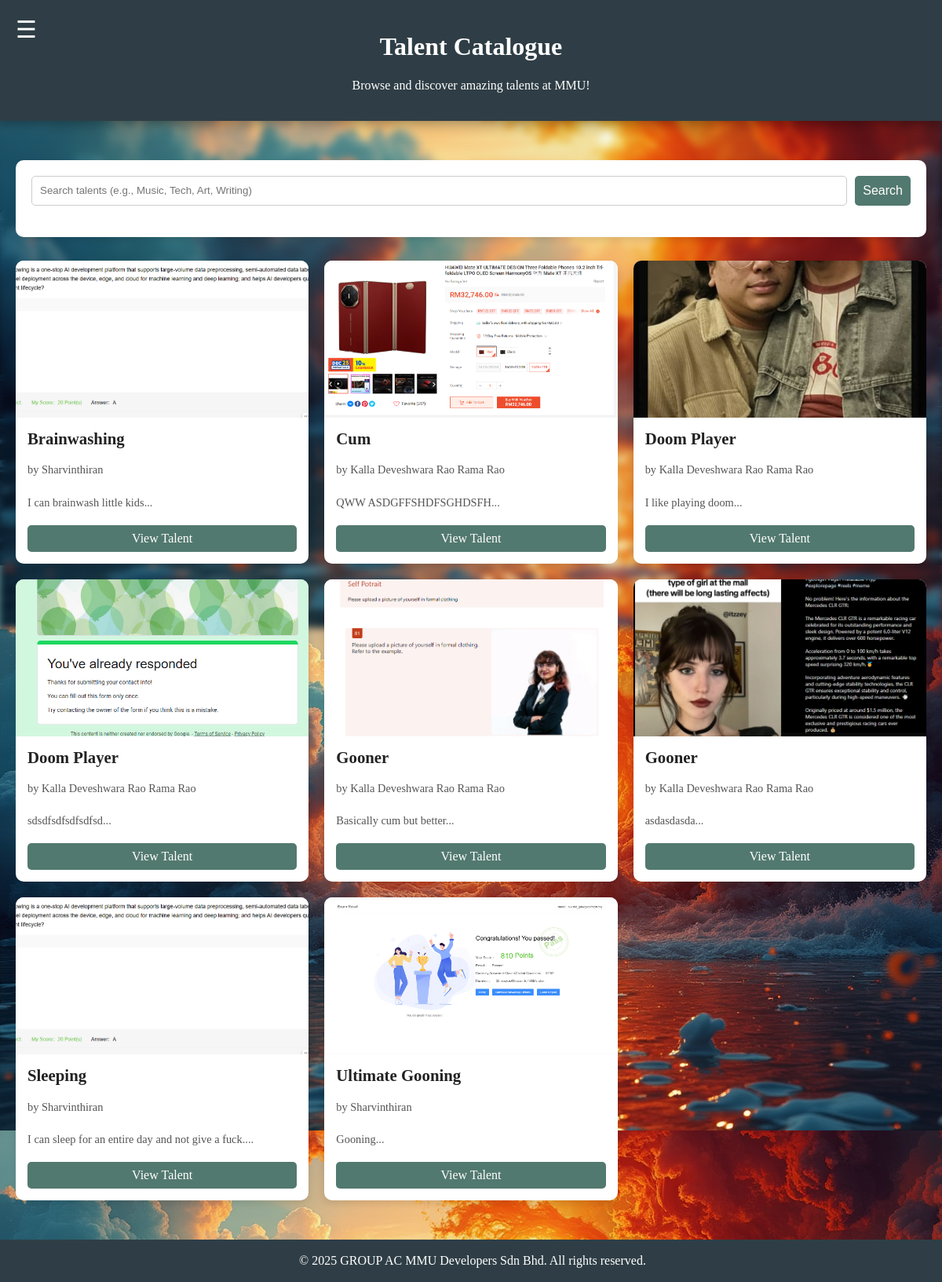
Page /talentCatalogue.php on the committed database.
### tables this page shows
CREATE TABLE `services` (
  `service_id` int(11) NOT NULL,
  `user_id` int(11) NOT NULL,
  `service_title` varchar(255) NOT NULL,
  `service_description` text DEFAULT NULL,
  `service_image` varchar(255) DEFAULT NULL,
  `service_price` decimal(10,2) NOT NULL DEFAULT 0.00
);

CREATE TABLE `users` (
  `user_id` int(11) NOT NULL,
  `name` varchar(100) DEFAULT NULL,
  `email` varchar(100) DEFAULT NULL,
  `phone_number` varchar(20) DEFAULT NULL,
  `password` varchar(255) DEFAULT NULL,
  `role` enum('student','admin') DEFAULT 'student',
  `created_at` timestamp NOT NULL DEFAULT current_timestamp(),
  `student_id` varchar(50) DEFAULT NULL,
  `faculty` varchar(100) DEFAULT NULL,
  `date_of_birth` date DEFAULT NULL,
  `about_me` text DEFAULT NULL,
  `profile_picture` varchar(255) DEFAULT 'default_avatar.png'
);

### talentCatalogue.php (the view, shortened to what this page needs)
<?php
require 'connection.php';
require 'header.php';
$search_query = '';
$sql = "SELECT s.service_id, s.service_title, s.service_description, s.service_image, u.name as user_name
        FROM services s
        JOIN users u ON s.user_id = u.user_id";
$sql .= " ORDER BY s.service_title ASC";
$stmt = $conn->prepare($sql);
$stmt->execute();
$talents_result = $stmt->get_result();
?>
<body>
    <?php require 'navbar.php'; ?>
    <div id="main-content">
        <div class="title-container">
            <h1>Talent Catalogue</h1>
            <p style="color:white;">Browse and discover amazing talents at MMU!</p>
        </div>
        <section class="catalogue-section">
            <div class="search-filter-container">
                <form action="talentCatalogue.php" method="GET">
                    <input type="text" name="search" placeholder="Search talents (e.g., Music, Tech, Art, Writing)" value="<?php echo htmlspecialchars($search_query); ?>">
                    <button type="submit" class="form-button" style="width: auto;">Search</button>
                </form>
            </div>
            <div class="talents-grid">
                <?php if ($talents_result->num_rows > 0): ?>
                    <?php while ($talent = $talents_result->fetch_assoc()): ?>
                        <div class="talent-card">
                            <img src="images/uploads/talent_images/<?php echo htmlspecialchars($talent['service_image'] ?? 'service_placeholder.png'); ?>" alt="<?php echo htmlspecialchars($talent['service_title']); ?>">
                            <div class="talent-card-content">
                                <h3><?php echo htmlspecialchars($talent['service_title']); ?></h3>
                                <p>by <?php echo htmlspecialchars($talent['user_name']); ?></p>
                                <p><?php echo substr(htmlspecialchars($talent['service_description']), 0, 100); ?>...</p>
                                <a href="viewTalent.php?id=<?php echo $talent['service_id']; ?>" class="view-button">View Talent</a>
                            </div>
                        </div>
                    <?php endwhile; ?>
                <?php else: ?>
                    <p style="text-align: center; width: 100%; color: white;">No talents found matching your criteria.</p>
                <?php endif; ?>
            </div>
        </section>
    </div>
    <?php require 'footer.php'; ?>
</body>
</html>

### css/style.css (style rules this page uses)
:root { --color-bg: #CAD2C5; --color-surface: #84A98C; --color-primary: #52796F; --color-text: #354F52; --color-title: #2F3E46; }
body { background-image: url("../css/background/background_image_2.png"); background-color: var(--color-bg); color: #222; margin: 0; padding: 0; }
body::before { content: ""; position: fixed; background-image: url("../css/background/background_image_2.png"); background-size: cover; top: 0; left: 0; height: 100vh; width: 100vw; z-index: -1; filter: blur(5px); }
.title-container { background-color: var(--color-title); font-family: "Copperplate Gothic", "Copperplate", fantasy; color: white; padding: 20px; text-align: center; box-shadow: 0 0px 20px rgba(0, 0, 0, 0.5); }
.form-button { width: 100%; padding: 10px; font-size: 1rem; background-color: var(--color-primary); color: white; border: none; border-radius: 5px; cursor: pointer; transition: background-color 0.3s ease; display: block; margin: 0; }

### talentCatalogue.php (style rules this page uses)
.catalogue-section { padding: 50px 20px; max-width: 1200px; margin: 0 auto; }
.search-filter-container { background-color: #fff; padding: 20px; border-radius: 10px; margin-bottom: 30px; box-shadow: 0 4px 8px rgba(0,0,0,0.1); }
.search-filter-container form { display: flex; gap: 10px; margin-bottom: 20px; }
.search-filter-container input[type="text"] { flex-grow: 1; padding: 10px; border: 1px solid #ccc; border-radius: 5px; }
.talents-grid { display: grid; grid-template-columns: repeat(auto-fit, minmax(280px, 1fr)); gap: 20px; }
.talent-card { background: #fff; border-radius: 10px; box-shadow: 0 4px 8px rgba(0,0,0,0.1); overflow: hidden; display: flex; flex-direction: column; }
.talent-card img { width: 100%; height: 200px; object-fit: cover; }
.talent-card-content { padding: 15px; flex-grow: 1; display: flex; flex-direction: column; justify-content: space-between; }
.talent-card-content h3 { margin-top: 0; font-size: 1.3em; margin-bottom: 5px; }
.talent-card-content p { font-size: 0.9em; color: #555; margin-bottom: 10px; flex-grow: 1; }
.talent-card-content .view-button { display: block; text-align: center; padding: 8px 15px; background-color: var(--color-primary); color: white; border-radius: 5px; text-decoration: none; margin-top: 10px; }

### rows in the picture
services: service_image (picture), service_title "Brainwashing", user.name "Sharvinthiran", service_description "I can brainwash little kids"
services: service_image (picture), service_title "Cum", user.name "Kalla Deveshwara Rao Rama Rao", service_description "QWW ASDGFFSHDFSGHDSFH"
services: service_image (picture), service_title "Doom Player", user.name "Kalla Deveshwara Rao Rama Rao", service_description "I like playing doom"
services: service_image (picture), service_title "Doom Player", user.name "Kalla Deveshwara Rao Rama Rao", service_description "sdsdfsdfsdfsdfsd"
services: service_image (picture), service_title "Gooner", user.name "Kalla Deveshwara Rao Rama Rao", service_description "Basically cum but better"
services: service_image (picture), service_title "Gooner", user.name "Kalla Deveshwara Rao Rama Rao", service_description "asdasdasda"
services: service_image (picture), service_title "Sleeping", user.name "Sharvinthiran", service_description "I can sleep for an entire day and not give a fuck."
services: service_image (picture), service_title "Ultimate Gooning", user.name "Sharvinthiran", service_description "Gooning"
